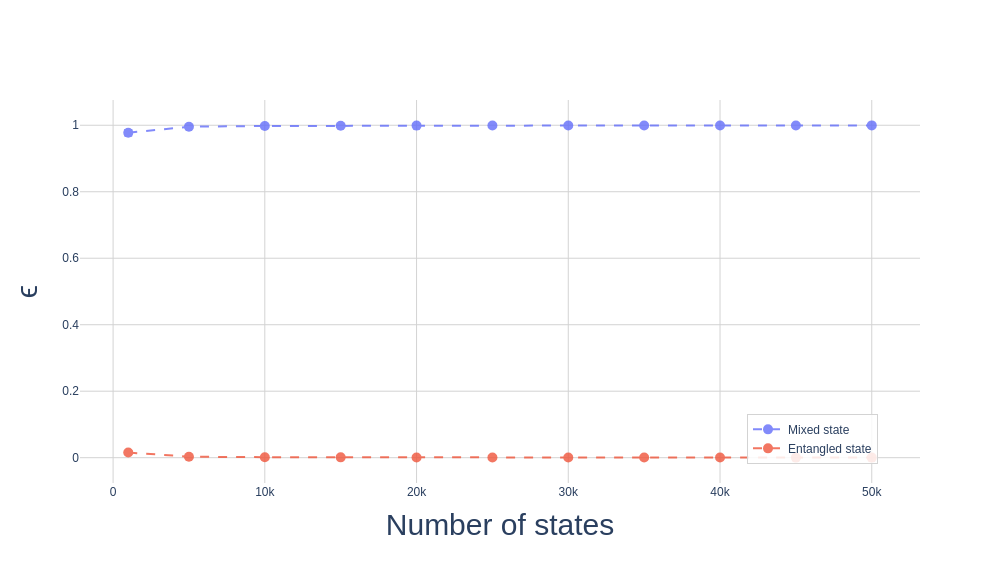
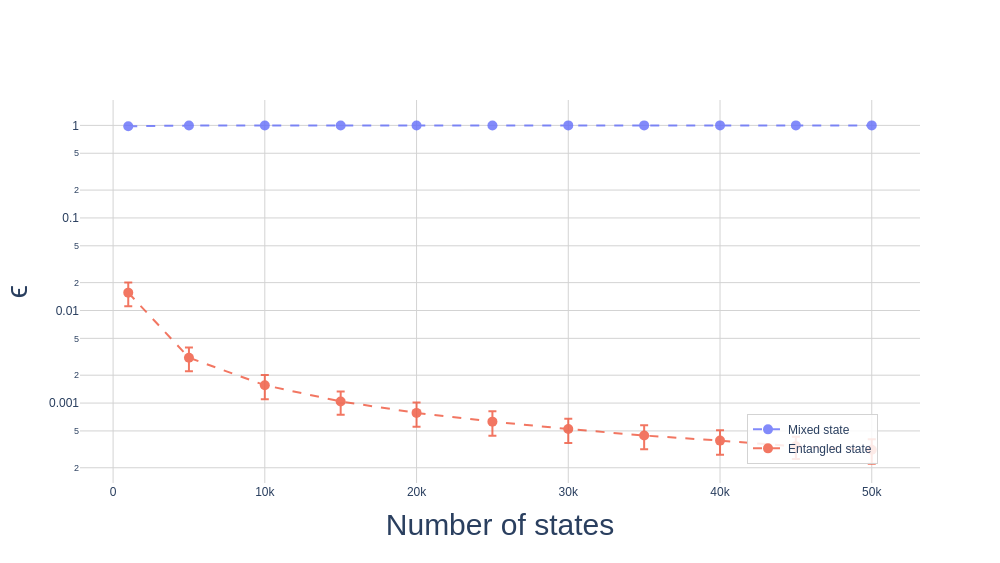

Notebook cell for these charts, in order:
### Code cell
display([plotter(log_y_flag=False),plotter(log_y_flag=True)])

### Figure 1 — Plotly figure (JSON) as saved in the notebook; plotly's stock layout.template omitted (floating-point values rounded to 4 significant figures)
{"data": [{"error_y": {"array": [0.00807, 0.001545, 0.0007846, 0.0005234, 0.0003991, 0.0003225, 0.0002735, 0.0002168, 0.000198, 0.0001727, 0.0001644], "type": "data", "visible": true}, "line": {"dash": "dash", "width": 2}, "marker": {"size": 10}, "mode": "lines+markers", "name": "Mixed state", "opacity": 0.8, "type": "scatter", "x": [1000.0, 5000.0, 10000.0, 15000.0, 20000.0, 25000.0, 30000.0, 35000.0, 40000.0, 45000.0, 50000.0], "y": [0.9775, 0.9956, 0.9978, 0.9985, 0.9989, 0.9991, 0.9992, 0.9994, 0.9994, 0.9995, 0.9995]}, {"error_y": {"array": [0.004462, 0.0008813, 0.0004565, 0.0002958, 0.0002276, 0.0001864, 0.0001539, 0.0001299, 0.0001168, 9.279e-05, 9.276e-05], "type": "data", "visible": true}, "line": {"dash": "dash", "width": 2}, "marker": {"size": 10}, "mode": "lines+markers", "name": "Entangled state", "opacity": 0.8, "type": "scatter", "x": [1000.0, 5000.0, 10000.0, 15000.0, 20000.0, 25000.0, 30000.0, 35000.0, 40000.0, 45000.0, 50000.0], "y": [0.01559, 0.003092, 0.001558, 0.001041, 0.0007834, 0.0006302, 0.0005245, 0.000446, 0.0003929, 0.0003408, 0.0003132]}], "layout": {"height": 563, "legend": {"bgcolor": "rgba(255, 255, 255, 0.85)", "bordercolor": "lightgray", "borderwidth": 1, "font": {"family": "Arial", "size": 12}, "x": 0.95, "xanchor": "right", "y": 0.05, "yanchor": "bottom"}, "paper_bgcolor": "white", "plot_bgcolor": "white", "width": 1000, "xaxis": {"gridcolor": "lightgray", "gridwidth": 1, "showgrid": true, "tickfont": {"family": "Arial", "size": 12}, "title": {"font": {"family": "Arial", "size": 30}, "text": "Number of states"}, "zeroline": false}, "yaxis": {"gridcolor": "lightgray", "gridwidth": 1, "showgrid": true, "tickfont": {"family": "Arial", "size": 12}, "title": {"font": {"family": "Arial", "size": 30}, "text": "ϵ"}, "type": "linear", "zeroline": false}}}

### Figure 2 — Plotly figure (JSON) as saved in the notebook; plotly's stock layout.template omitted (floating-point values rounded to 4 significant figures)
{"data": [{"error_y": {"array": [0.00807, 0.001545, 0.0007846, 0.0005234, 0.0003991, 0.0003225, 0.0002735, 0.0002168, 0.000198, 0.0001727, 0.0001644], "type": "data", "visible": true}, "line": {"dash": "dash", "width": 2}, "marker": {"size": 10}, "mode": "lines+markers", "name": "Mixed state", "opacity": 0.8, "type": "scatter", "x": [1000.0, 5000.0, 10000.0, 15000.0, 20000.0, 25000.0, 30000.0, 35000.0, 40000.0, 45000.0, 50000.0], "y": [0.9775, 0.9956, 0.9978, 0.9985, 0.9989, 0.9991, 0.9992, 0.9994, 0.9994, 0.9995, 0.9995]}, {"error_y": {"array": [0.004462, 0.0008813, 0.0004565, 0.0002958, 0.0002276, 0.0001864, 0.0001539, 0.0001299, 0.0001168, 9.279e-05, 9.276e-05], "type": "data", "visible": true}, "line": {"dash": "dash", "width": 2}, "marker": {"size": 10}, "mode": "lines+markers", "name": "Entangled state", "opacity": 0.8, "type": "scatter", "x": [1000.0, 5000.0, 10000.0, 15000.0, 20000.0, 25000.0, 30000.0, 35000.0, 40000.0, 45000.0, 50000.0], "y": [0.01559, 0.003092, 0.001558, 0.001041, 0.0007834, 0.0006302, 0.0005245, 0.000446, 0.0003929, 0.0003408, 0.0003132]}], "layout": {"height": 563, "legend": {"bgcolor": "rgba(255, 255, 255, 0.85)", "bordercolor": "lightgray", "borderwidth": 1, "font": {"family": "Arial", "size": 12}, "x": 0.95, "xanchor": "right", "y": 0.05, "yanchor": "bottom"}, "paper_bgcolor": "white", "plot_bgcolor": "white", "width": 1000, "xaxis": {"gridcolor": "lightgray", "gridwidth": 1, "showgrid": true, "tickfont": {"family": "Arial", "size": 12}, "title": {"font": {"family": "Arial", "size": 30}, "text": "Number of states"}, "zeroline": false}, "yaxis": {"gridcolor": "lightgray", "gridwidth": 1, "showgrid": true, "tickfont": {"family": "Arial", "size": 12}, "title": {"font": {"family": "Arial", "size": 30}, "text": "ϵ"}, "type": "log", "zeroline": false}}}
